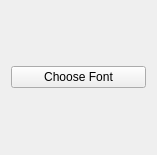
<?xml version="1.0" encoding="UTF-8"?>
<ui version="4.0">
 <class>Widget</class>
 <widget class="QWidget" name="Widget">
  <property name="geometry">
   <rect>
    <x>0</x>
    <y>0</y>
    <width>157</width>
    <height>155</height>
   </rect>
  </property>
  <property name="windowTitle">
   <string>Widget</string>
  </property>
  <layout class="QVBoxLayout" name="verticalLayout">
   <item>
    <widget class="QPushButton" name="pushButton">
     <property name="text">
      <string>Choose Font</string>
     </property>
    </widget>
   </item>
  </layout>
 </widget>
 <resources/>
 <connections/>
</ui>
